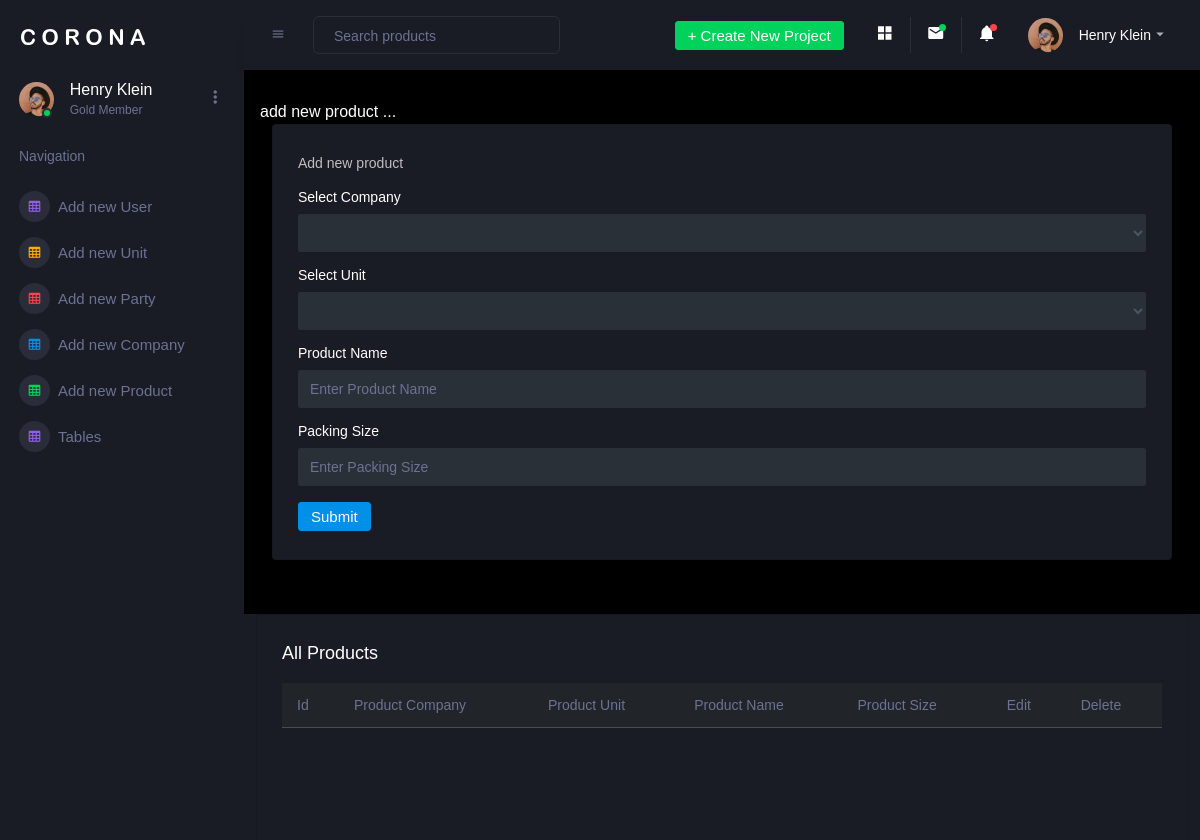
Page /admin/add_products.php on the earlier database version.
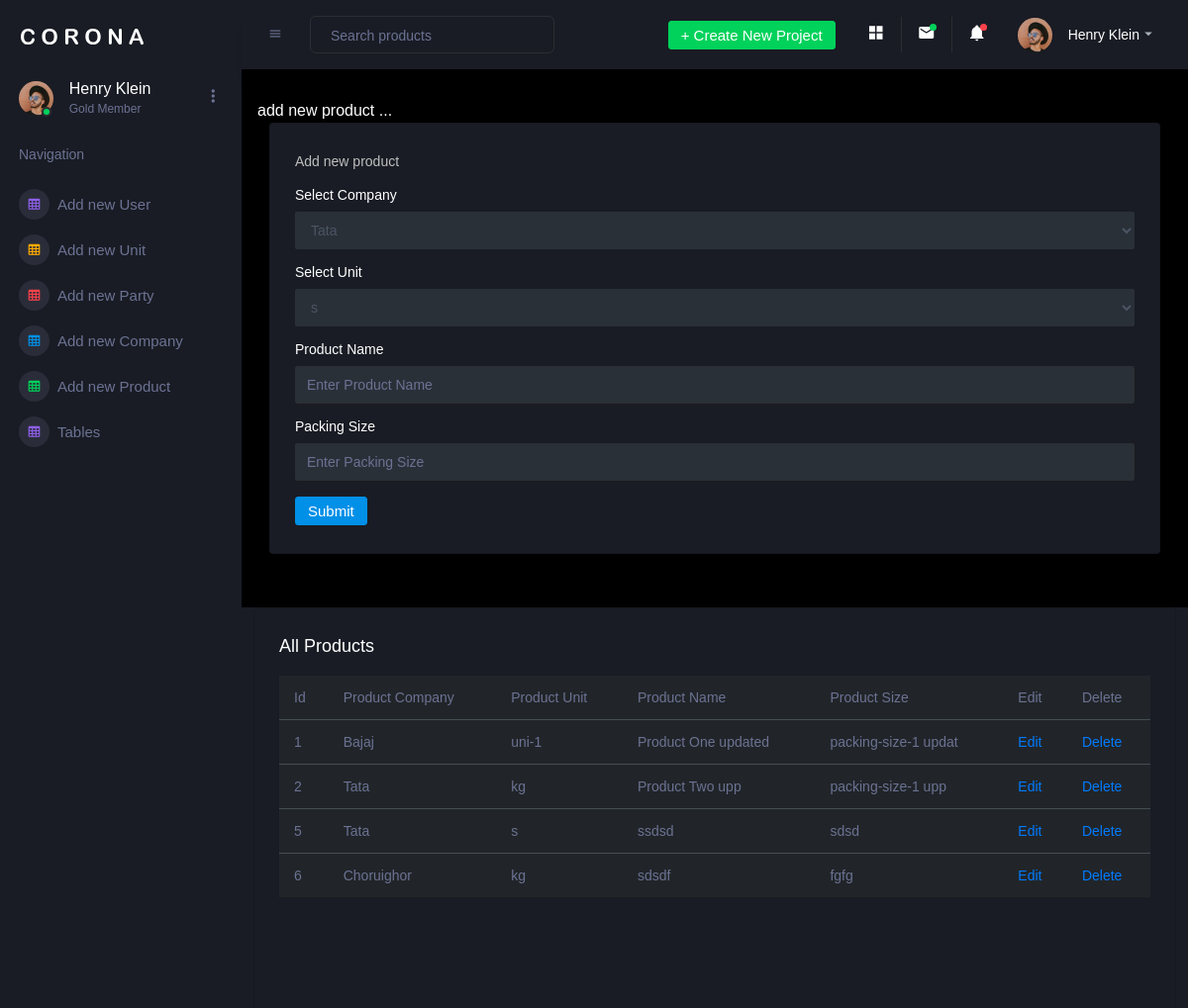
Same page on the later database version.
### tables this page shows
CREATE TABLE `products` (
  `id` int(5) NOT NULL,
  `company_name` varchar(100) NOT NULL,
  `product_name` varchar(100) NOT NULL,
  `unit` varchar(50) NOT NULL,
  `packing_size` varchar(20) NOT NULL
);

### admin/add_products.php (the view, shortened to what this page needs)
<?php
include "header.php";
include "../user/connection.php";
?>
<div class="main-panel">
    <div class="content-wrapper">
        <div class="row">
            add new product ...
            <div class="col-12 grid-margin stretch-card">
                <div class="card">
                    <div class="card-body">
                        <p class="card-description"> Add new product </p>
                        <form class="forms-sample" action="" method="post" name="form1">
                            <div class="form-group">
                              <label> Select Company </label>
                                <select class="form-control" name="company_name">
                                    <?php
                                       $res = mysqli_query($link,"select * from company_name");
                                       while($row=mysqli_fetch_assoc($res)){ ?>
                                           <option> <?php echo $row['company_name'] ;?> </option>
                                        <?php    }  ?>
                                </select>
                            </div>
                            <div class="form-group">
                                <label> Select Unit </label>
                                <select class="form-control" name="unit">
                                    <?php
                                    $res = mysqli_query($link,"select * from unit");
                                    while($row=mysqli_fetch_assoc($res)){ ?>
                                        <option> <?php echo $row['unit'] ;?> </option>
                                    <?php    }  ?>
                                </select>
                            </div>
                            <div class="form-group">
                                <label> Product Name</label>
                                <input type="text" class="form-control" name="product_name" placeholder="Enter Product Name">
                            </div>
                            <div class="form-group">
                                <label> Packing Size </label>
                                <input type="text" class="form-control" name="packing_size" placeholder="Enter Packing Size">
                            </div>
                            <button type="submit" class="btn btn-primary mr-2" name="submit1">Submit</button>
                        </form>
                    </div>
                </div>
            </div>
        </div>
    </div>
    <div class="col-lg-12 grid-margin stretch-card">
        <div class="card">
            <div class="card-body">
                <h4 class="card-title">All Products </h4>
                <div class="table-responsive">
                    <table class="table table-dark">
                        <thead>
                        <tr>
                            <th> Id </th>
                            <th> Product Company </th>
                            <th> Product Unit </th>
                            <th> Product Name </th>
                            <th> Product Size </th>
                            <th> Edit </th>
                            <th> Delete </th>
                        </tr>
                        </thead>
                        <tbody>
                        <?php
                        $res=mysqli_query($link,"select * from products");
                        while($row=mysqli_fetch_assoc($res)){ ?>
                            <tr>
                                <td> <?= $row['id'];?> </td>
                                <td> <?= $row['company_name'];?> </td>
                                <td> <?= $row['unit'];?> </td>
                                <td> <?= $row['product_name'];?> </td>
                                <td> <?= $row['packing_size'];?> </td>
                                <td> <a href="edit_product.php?id=<?php echo $row['id'];?>"> Edit </a></td>
                                <td> <a href="delete_product.php?id=<?php echo $row['id'];?>"> Delete </a></td>
                            </tr>
                        <?php }  ?>
                        </tbody>
                    </table>
                </div>
            </div>
        </div>
    </div>
</div>

Differences in the rows shown:
added products: id "1", company_name "Bajaj", unit "uni-1", product_name "Product One updated", packing_size "packing-size-1 updat"
added products: id "2", company_name "Tata", unit "kg", product_name "Product Two upp", packing_size "packing-size-1 upp"
added products: id "5", company_name "Tata", unit "s", product_name "ssdsd", packing_size "sdsd"
added products: id "6", company_name "Choruighor", unit "kg", product_name "sdsdf", packing_size "fgfg"
Other differences:
form field company_name: (not shown) → "Tata"
form field unit: (not shown) → "s"
